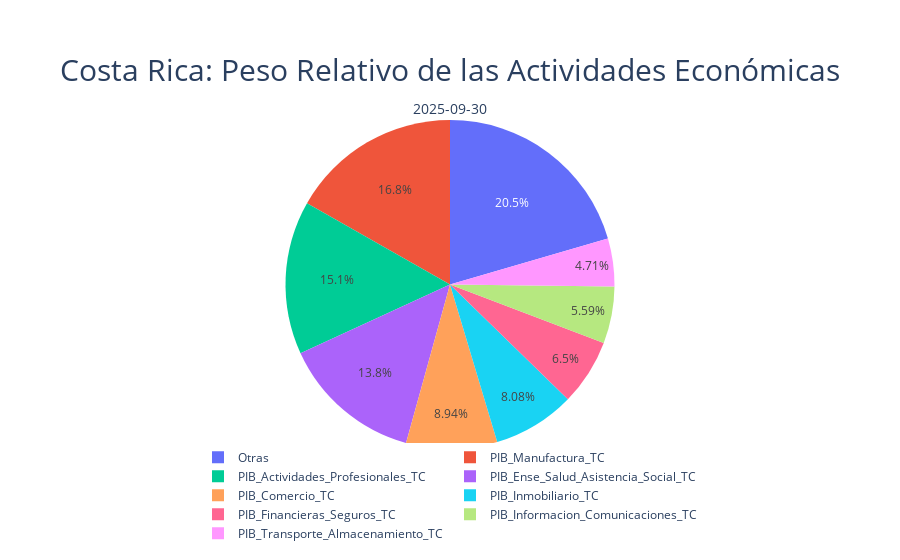

Here is the notebook cell this chart was saved with:
### Code cell
# Lo anterior también lo podemos ver en un gráfico pastel, pero como son tantas actividades económicas, 
# entonces podemos agrupar las más pequeñas, antes de calcular los porcentajes:

# Datos en millones de colones de las 15 actividades económicas:
df_industrias = ob_pibv.oferta.get_industrias()

# Agregamos las industrias que a la fecha de corte pesan menos que un 5% de la economía:

df = aggregate_columns(df = df_industrias,
                       cols_to_aggregate=['PIB_Agricultura_Silvicultura_Pesca_TC',
                                          'PIB_Construccion_TC', 
                                          'PIB_Administracion_Publica_TC', 
                                          'PIB_Otras_Actividades_TC', 
                                          'PIB_Hoteles_Restaurantes_TC',
                                          'PIB_Electricidad_Agua_Saneamiento_TC',
                                          'PIB_Minas_Canteras_TC'],
                       new_col_name="Otras",
                       return_mode="others_plus_new"
)

# Calculamos los pesos relativos:

df_weights = calculate_component_percentages(df)

# Y graficamos un pastel:

filtered = df_weights.loc['2025-09-30'] # Seleccionamos una fecha específica:
df = pd.DataFrame(filtered.values, filtered.index, columns=['Peso Relativo']).reset_index(names=['Actividad'])
create_pie_chart(df, 'Actividad', 'Peso Relativo', title_text = 'Costa Rica: Peso Relativo de las Actividades Económicas', subtitle_text = '2025-09-30')

### Figure 1 — Plotly figure (JSON) as saved in the notebook; plotly's stock layout.template omitted (floating-point values rounded to 4 significant figures)
{"data": [{"domain": {"x": [0, 1], "y": [0, 1]}, "hovertemplate": "Actividad=%{label}<br>Peso Relativo=%{value}<extra></extra>", "labels": ["Otras", "PIB_Manufactura_TC", "PIB_Actividades_Profesionales_TC", "PIB_Ense_Salud_Asistencia_Social_TC", "PIB_Comercio_TC", "PIB_Inmobiliario_TC", "PIB_Financieras_Seguros_TC", "PIB_Informacion_Comunicaciones_TC", "PIB_Transporte_Almacenamiento_TC"], "legendgroup": "", "name": "", "showlegend": true, "type": "pie", "values": [20.48, 16.77, 15.08, 13.84, 8.94, 8.08, 6.5, 5.59, 4.71]}], "layout": {"annotations": [{"font": {"size": 14}, "showarrow": false, "text": "2025-09-30", "x": 0.5, "xanchor": "center", "xref": "paper", "y": 1, "yanchor": "bottom", "yref": "paper"}], "legend": {"orientation": "h", "tracegroupgap": 0, "x": 0.5, "xanchor": "center", "y": -0.3, "yanchor": "bottom"}, "margin": {"t": 120}, "title": {"font": {"size": 30}, "text": "Costa Rica: Peso Relativo de las Actividades Económicas", "x": 0.5, "xanchor": "center", "yanchor": "top"}}}
